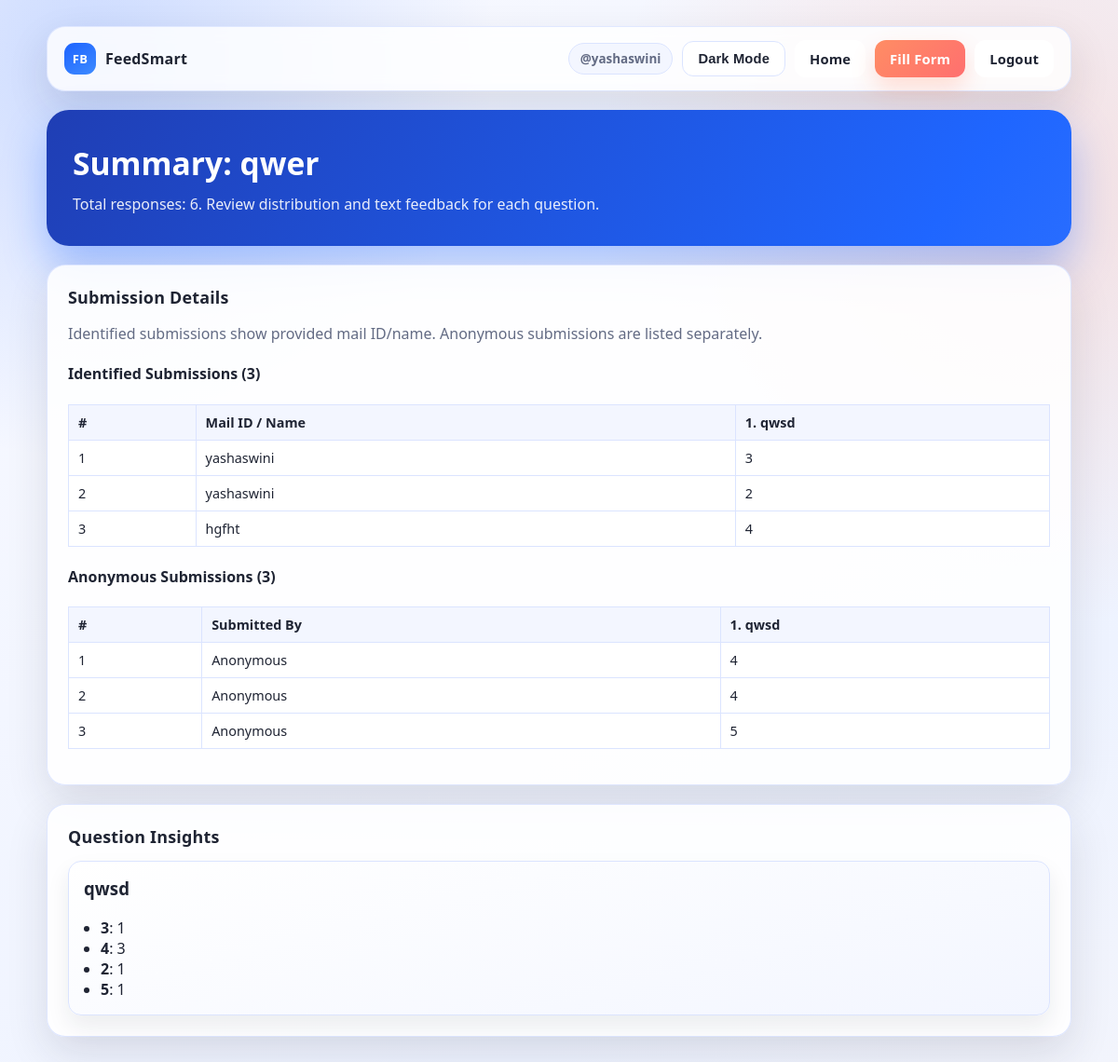
The app's page /summary/2 (signed in) with its own data.
### models.py (models this page shows)
class Form(db.Model):
    id = db.Column(db.Integer, primary_key=True)
    title = db.Column(db.String(200), nullable=False)
    user_id = db.Column(db.Integer, db.ForeignKey('user.id'))
    closing_at = db.Column(DateTime, nullable=True)

class Question(db.Model):
    id = db.Column(db.Integer, primary_key=True)
    form_id = db.Column(db.Integer, db.ForeignKey('form.id'))
    text = db.Column(db.String(300))
    qtype = db.Column(db.String(50))
    options = db.Column(db.String(500))

class Response(db.Model):
    id = db.Column(db.Integer, primary_key=True)
    form_id = db.Column(db.Integer)
    username = db.Column(db.String(100))
    user_id = db.Column(db.Integer, db.ForeignKey('user.id'))

### app.py (the view)
@app.route('/summary/<int:form_id>')
@login_required
def summary(form_id):
    form = Form.query.filter_by(id=form_id, user_id=session['user_id']).first_or_404()
    questions = Question.query.filter_by(form_id=form_id).all()
    responses = Response.query.filter_by(form_id=form_id, user_id=session['user_id']).order_by(Response.id.asc()).all()
    response_ids = [r.id for r in responses]
    answers = Answer.query.filter(Answer.response_id.in_(response_ids)).all() if response_ids else []
    stats = {}
    for q in questions:
        values = [a.value for a in answers if a.question_id == q.id and a.value]
        if q.qtype in ('rating', 'mcq', 'checkbox'):
            if q.qtype == 'checkbox':
                expanded = []
                for val in values:
                    expanded.extend([v.strip() for v in val.split(',') if v.strip()])
                values = expanded
            stats[q.id] = {
                'mode': 'counts',
                'counts': dict(Counter(values)),
                'total': len(values),
            }
        else:
            stats[q.id] = {
                'mode': 'text',
                'entries': values,
                'total': len(values),
            }
    answer_map = {(a.response_id, a.question_id): a.value for a in answers}
    identified_submissions = []
    anonymous_submissions = []
    for response in responses:
        submitted_by = (response.username or '').strip() or 'Anonymous'
        row = {
            'response_id': response.id,
            'submitted_by': submitted_by,
            'answers': [answer_map.get((response.id, q.id), '') for q in questions],
        }
        if submitted_by.lower() == 'anonymous':
            anonymous_submissions.append(row)
        else:
            identified_submissions.append(row)
    return render_template(
        'summary.html',
        form=form,
        questions=questions,
        stats=stats,
        total_responses=len(response_ids),
        identified_submissions=identified_submissions,
        anonymous_submissions=anonymous_submissions,
    )

### app.py (called while the page is built)
def login_required(view):
    @wraps(view)
    def wrapped_view(*args, **kwargs):
        if 'user_id' not in session:
            return redirect(url_for('login'))
        return view(*args, **kwargs)
    return wrapped_view

@app.context_processor
def inject_user():
    return {'current_username': session.get('username')}

### templates/summary.html (shortened to what this page needs)
<!DOCTYPE html>
<html>
<head>
    <link rel="stylesheet" href="/static/style.css">
</head>
<body>
    <main class="page">
        <header class="topbar reveal">
            <a class="brand" href="/home">
                <span class="brand-badge">FB</span>
                <span>FeedSmart</span>
            </a>
            <nav class="nav-links">
                <span class="user-pill">@{{ current_username }}</span>
                <button type="button" class="btn btn-secondary theme-toggle" onclick="toggleTheme()">Theme</button>
                <a href="/home" class="btn-link btn btn-secondary">Home</a>
                <a href="/form/{{ form.id }}" class="btn-link btn btn-accent">Fill Form</a>
                <a href="/logout" class="btn-link btn btn-secondary">Logout</a>
            </nav>
        </header>
        <section class="hero reveal delay-1">
            <h2>Summary: {{ form.title }}</h2>
            <p>Total responses: {{ total_responses }}. Review distribution and text feedback for each question.</p>
        </section>
        <section class="section reveal delay-2">
            <h3 class="section-title">Submission Details</h3>
            <p class="hint">Identified submissions show provided mail ID/name. Anonymous submissions are listed separately.</p>
            <h4>Identified Submissions ({{ identified_submissions|length }})</h4>
            {% if identified_submissions %}
                <div class="table-wrap">
                    <table class="summary-table">
                        <thead>
                            <tr>
                                <th>#</th>
                                <th>Mail ID / Name</th>
                                {% for q in questions %}
                                    <th>{{ loop.index }}. {{ q.text }}</th>
                                {% endfor %}
                            </tr>
                        </thead>
                        <tbody>
                            {% for row in identified_submissions %}
                                <tr>
                                    <td>{{ loop.index }}</td>
                                    <td>{{ row.submitted_by }}</td>
                                    {% for answer in row.answers %}
                                        <td>{{ answer or '-' }}</td>
                                    {% endfor %}
                                </tr>
                            {% endfor %}
                        </tbody>
                    </table>
                </div>
            {% else %}
                <p class="hint">No identified submissions yet.</p>
            {% endif %}
            <h4>Anonymous Submissions ({{ anonymous_submissions|length }})</h4>
            {% if anonymous_submissions %}
                <div class="table-wrap">
                    <table class="summary-table">
                        <thead>
                            <tr>
                                <th>#</th>
                                <th>Submitted By</th>
                                {% for q in questions %}
                                    <th>{{ loop.index }}. {{ q.text }}</th>
                                {% endfor %}
                            </tr>
                        </thead>
                        <tbody>
                            {% for row in anonymous_submissions %}
                                <tr>
                                    <td>{{ loop.index }}</td>
                                    <td>Anonymous</td>
                                    {% for answer in row.answers %}
                                        <td>{{ answer or '-' }}</td>
                                    {% endfor %}
                                </tr>
                            {% endfor %}
                        </tbody>
                    </table>
                </div>
            {% else %}
                <p class="hint">No anonymous submissions yet.</p>
            {% endif %}
        </section>
        <section class="section reveal delay-2">
            <h3 class="section-title">Question Insights</h3>
            <div class="grid">
                {% for q in questions %}
                <article class="card reveal delay-3">
                    <h3>{{ q.text }}</h3>
                    {% if stats[q.id].total == 0 %}
                        <p class="hint">No responses yet for this question.</p>
                    {% elif stats[q.id].mode == 'counts' %}
                        <ul class="stats">
                            {% for label, count in stats[q.id].counts.items() %}
                                <li><strong>{{ label }}</strong>: {{ count }}</li>
                            {% endfor %}
                        </ul>
                    {% else %}
                        <ul class="stats">
                            {% for val in stats[q.id].entries %}
                                <li>{{ val }}</li>
                            {% endfor %}
                        </ul>
                    {% endif %}
                </article>
                {% endfor %}
            </div>
        </section>
    </main>
</body>
</html>

### static/style.css (style rules this page uses)
:root { --bg: #f7f8ff; --surface: #ffffff; --surface-soft: #f3f6ff; --text: #1f2433; --muted: #636b84; --primary: #1d63ff; --primary-2: #3e8bff; --accent: #ff7c57; --border: #dbe4ff; --shadow: 0 18px 45px rgba(31, 36, 51, 0.12); --radius-lg: 20px; --radius-md: 14px; }
* { box-sizing: border-box; }
body { margin: 0; min-height: 100vh; font-family: "Segoe UI", "Trebuchet MS", Arial, sans-serif; color: var(--text); background: radial-gradient(circle at 8% 5%, rgba(29, 99, 255, 0.2), transparent 28%), radial-gradient(circle at 92% 18%, rgba(255, 124, 87, 0.18), transparent 32%), linear-gradient(145deg, #f8f9ff 0%, #eef3ff 45%, #fff8f3 100%); background-size: 100% 100%, 100% 100%, 170% 170%; animation: bgDrift 18s ease-in-out infinite; transition: background 0.4s ease, color 0.3s ease; }
.page { width: min(1100px, 92vw); margin: 28px auto 44px; }
.topbar { display: flex; align-items: center; justify-content: space-between; gap: 14px; background: color-mix(in srgb, var(--surface) 82%, transparent); backdrop-filter: blur(8px); border: 1px solid color-mix(in srgb, var(--border) 85%, transparent); border-radius: var(--radius-lg); box-shadow: var(--shadow); padding: 14px 18px; }
.brand { display: flex; align-items: center; gap: 10px; font-weight: 800; color: var(--text); text-decoration: none; letter-spacing: 0.2px; }
.brand-badge { width: 34px; height: 34px; border-radius: 11px; background: linear-gradient(145deg, var(--primary), var(--primary-2)); color: #fff; display: grid; place-items: center; font-size: 13px; font-weight: 900; }
.nav-links { display: flex; gap: 10px; flex-wrap: wrap; align-items: center; }
.user-pill { background: var(--surface-soft); color: var(--muted); border: 1px solid var(--border); border-radius: 999px; padding: 7px 12px; font-size: 0.84rem; font-weight: 700; }
.hero { margin-top: 20px; background: linear-gradient(125deg, #1f3eb4 0%, #1f66ff 48%, #5e93ff 100%); background-size: 180% 180%; color: #fff; border-radius: 24px; padding: 34px 28px; box-shadow: 0 22px 45px rgba(29, 99, 255, 0.35); animation: gradientShift 11s ease-in-out infinite; }
.hero h1, .hero h2 { margin: 0; font-size: clamp(1.7rem, 2.8vw, 2.5rem); }
.hero p { margin: 10px 0 0; color: rgba(255, 255, 255, 0.9); max-width: 760px; }
.section { margin-top: 20px; background: color-mix(in srgb, var(--surface) 88%, transparent); border: 1px solid color-mix(in srgb, var(--border) 90%, transparent); border-radius: var(--radius-lg); box-shadow: var(--shadow); padding: 22px; }
.section-title { margin: 0 0 14px; font-size: 1.12rem; letter-spacing: 0.2px; }
.grid { display: grid; gap: 14px; grid-template-columns: repeat(auto-fit, minmax(250px, 1fr)); }
.card { background: linear-gradient(165deg, color-mix(in srgb, var(--surface) 95%, #ffffff) 0%, var(--surface-soft) 100%); border: 1px solid var(--border); border-radius: var(--radius-md); padding: 16px; box-shadow: 0 12px 25px rgba(31, 36, 51, 0.08); }
.card h3, .card p { margin-top: 0; }
.btn, button, a.btn-link { border: 0; border-radius: 12px; padding: 10px 16px; font-weight: 700; font-size: 0.92rem; letter-spacing: 0.15px; text-decoration: none; cursor: pointer; transition: transform 0.15s ease, box-shadow 0.2s ease, background 0.2s ease; }
.btn-secondary { color: var(--text); background: var(--surface); border: 1px solid var(--border); }
.btn-accent { color: #fff; background: linear-gradient(135deg, #ff8d64 0%, #ff6f6f 100%); box-shadow: 0 12px 24px rgba(255, 124, 87, 0.24); }
.theme-toggle { min-width: 100px; }
.stats { margin: 8px 0 0; padding-left: 18px; }
.table-wrap { margin: 10px 0 16px; overflow-x: auto; }
.summary-table { width: 100%; border-collapse: collapse; min-width: 680px; background: var(--surface); border: 1px solid var(--border); border-radius: 12px; }
.summary-table th, .summary-table td { border: 1px solid var(--border); padding: 9px 10px; text-align: left; vertical-align: top; font-size: 0.9rem; }
.summary-table th { background: var(--surface-soft); font-weight: 700; }
.hint { color: var(--muted); }
.reveal { opacity: 0; transform: translateY(18px); animation: riseIn 0.65s ease forwards; }
.delay-1 { animation-delay: 0.08s; }
.delay-2 { animation-delay: 0.16s; }
.delay-3 { animation-delay: 0.24s; }

### records on screen
Form: title "qwer"
Question: text "qwsd", counts "3" "4" "2" "5", counts "1" "3" "1" "1"
Response: submitted_by "yashaswini", answer "3"
Response: submitted_by "yashaswini", answer "2"
Response: submitted_by "hgfht", answer "4"
Response: answer "4"
Response: answer "4"
Response: answer "5"

### other values on screen
{{ current_username }} "yashaswini"
{{ total_responses }} "6"
{{ identified_submissions|length }} "3"
{{ anonymous_submissions|length }} "3"
